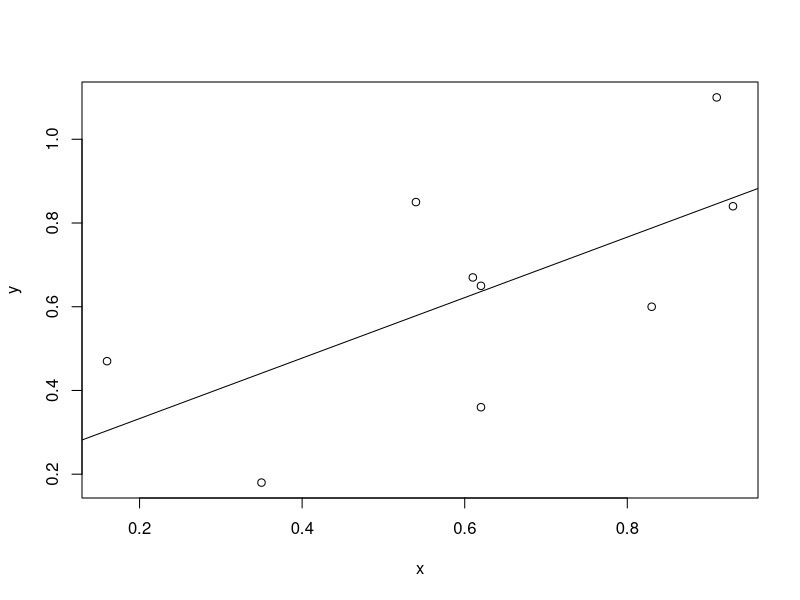
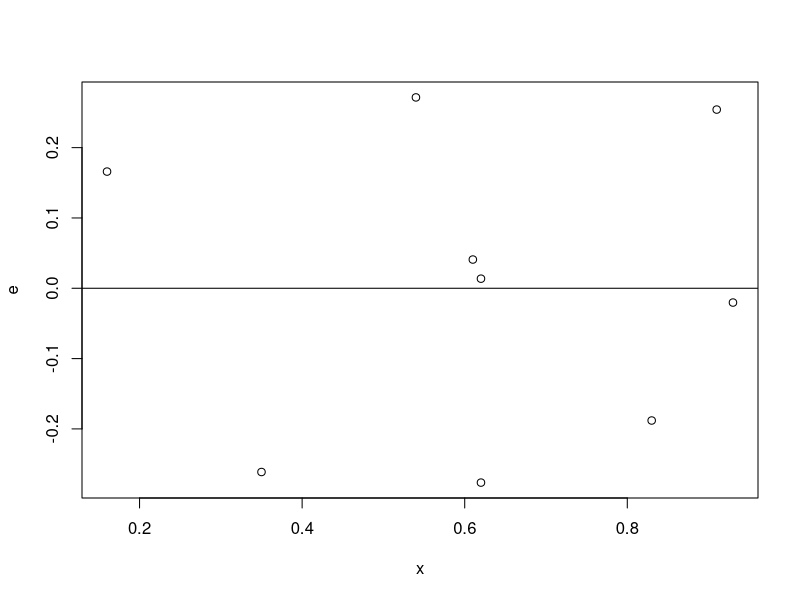

These figures' R source, in order:
## ---- chunk 1
rm(list = ls())
## ---- chunk 2
x <- c(0.61, 0.93, 0.83, 0.35, 0.54, 0.16, 0.91, 0.62, 0.62)
y <- c(0.67, 0.84, 0.6, 0.18, 0.85, 0.47, 1.1, 0.65, 0.36)
## ---- chunk 3
# Using the lm functions in R
summary(lm(y ~ x))$coefficients[2,4]
## ---- chunk 4
fit <- lm(y ~ x)
e <- resid(fit)
plot(y ~ x)
abline(fit)
plot(e ~ x)
abline(h = 0)
sqrt(sum(e*e)/(length(e)-2))
sd(e) * sqrt((length(e) - 1)/(length(e) - 2))
## ---- chunk 5
rm(list = ls())
## ---- chunk 6
data(mtcars)

#Easy way
fit <- lm(mpg ~ I(wt - mean(wt)), data = mtcars)
confint(fit)
## ---- chunk 7
#Look up the documentation for the cars dataset
?mtcars
## ---- chunk 8
fit <- lm(mpg ~ wt, data=mtcars)
coef <- summary(fit)$coefficients
sigma = summary(fit)$sigma
mpg <- predict(fit, newdata= data.frame(wt = 3))
mpg + qt(0.975, df=fit$df) * sigma

## ---- chunk 9
fit <- lm(mpg ~ I(wt/2 - mean(wt/2)), data=mtcars)
coef <- summary(fit)$coefficients
coef[2,1] + -1 * qt(0.975, df = fit$df) * coef[2,2]

## ---- chunk 10
#given the Data
x <- c(0.61, 0.93, 0.83, 0.35, 0.54, 0.16, 0.91, 0.62, 0.62)
y <- c(0.67, 0.84, 0.6, 0.18, 0.85, 0.47, 1.1, 0.65, 0.36)

#The transformation by diving trough 100 would cause...
coef1 <- coef(lm( y ~ x))[2]
coef2 <- coef(lm(y ~ I(x/100)))[2]
coef1
coef2
## ---- chunk 11
# Is the new coef 100 times larger than the old one?
round(coef2,4) == round(coef1 * 100,4)
## ---- chunk 12
#Given the data:
x <- c(0.61, 0.93, 0.83, 0.35, 0.54, 0.16, 0.91, 0.62, 0.62)
y <- c(0.67, 0.84, 0.6, 0.18, 0.85, 0.47, 1.1, 0.65, 0.36)

l = lm(y ~ x)
lm(y ~ I((x + 10)))

## ---- chunk 13
rm(list = ls())

## ---- chunk 14
fit1 <- lm(mpg ~ wt, data = mtcars)
fit2 <- lm(mpg ~ 1, data = mtcars)
1 - summary(fit1)$r.squared
## ---- chunk 15
#Given the data
x <- c(0.61, 0.93, 0.83, 0.35, 0.54, 0.16, 0.91, 0.62, 0.62)
y <- c(0.67, 0.84, 0.6, 0.18, 0.85, 0.47, 1.1, 0.65, 0.36)

modelC = lm(y ~ x - 1)
sum(modelC$fitted.values - y)
